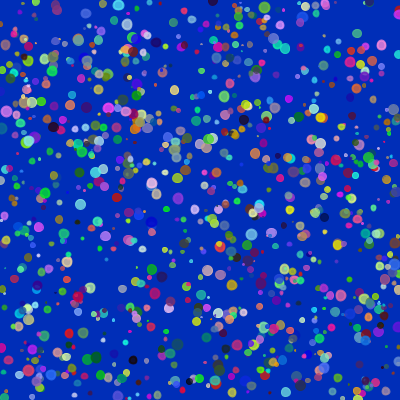
Frame 1 (no input)
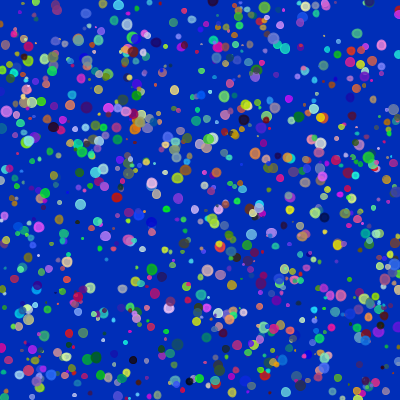
Frame 60 (the mouse pressed at the canvas centre just before this capture)
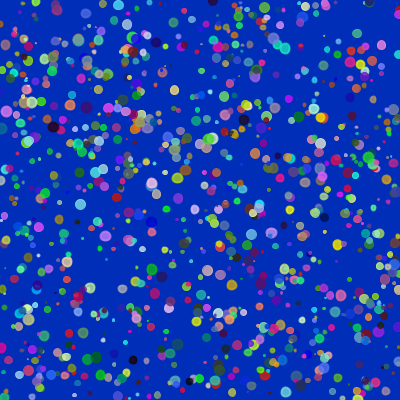
Frame 120 (the mouse held since frame 60 and released just before this capture)

The Processing sketch that drew these frames (run headless with seeded random() and noise(); from frame 60 on, the mouse is pressed at the canvas centre):

// Processing sketch: starryNights1
// ── starryNights1.pde

Star star[];



int x;
int y;

void setup() {
  size(400, 400);
  
   frameRate(25);
  
 
  x=0;
  y=0;
   star = new Star[1000];
  
  for (int i =0; i<star.length; i++){
    
     star [i] = new Star(random(0,width), random(0,300), (int)random(1,10),color(random(255),random(255),random(255),200) );
  }
}
     
  void draw() {
  background(0, 46, 184);
  
   for (int i =0; i<star.length; i++){
    star[i].display();
    }
}







// ── star.pde
class Star{

float x;
float y;
float diameter;
color starColor;


Star(float x_, float y_,  int diameter_, color starColor_){
  x= x_;
  y= y_;
   diameter = diameter_;
  starColor = starColor_;
  x = random (width);
y =(random (height));
diameter = random (1,10);
}
   


void display(){
fill (starColor);
//noStroke();
 // starColor = color(random(255),random(255),random(255),200);
//    float r = random (0,255);
//float g = random (0,255);
 // float b  = random (0,255);
stroke(starColor);
strokeWeight(int(random(1,3)));
ellipse (x,y, diameter, diameter);



}

}
